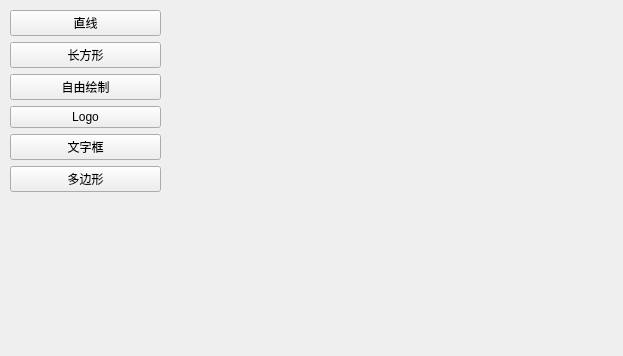
<?xml version="1.0" encoding="UTF-8"?>
<ui version="4.0">
 <class>MainWindow</class>
 <widget class="QMainWindow" name="MainWindow">
  <property name="geometry">
   <rect>
    <x>0</x>
    <y>0</y>
    <width>623</width>
    <height>356</height>
   </rect>
  </property>
  <property name="windowTitle">
   <string>Qt Application</string>
  </property>
  <widget class="QWidget" name="centralwidget">
   <widget class="QWidget" name="verticalLayoutWidget">
    <property name="geometry">
     <rect>
      <x>10</x>
      <y>10</y>
      <width>151</width>
      <height>341</height>
     </rect>
    </property>
    <layout class="QVBoxLayout" name="verticalLayout">
     <item>
      <widget class="QPushButton" name="pushButton">
       <property name="text">
        <string>直线</string>
       </property>
      </widget>
     </item>
     <item>
      <widget class="QPushButton" name="pushButton_2">
       <property name="text">
        <string>长方形</string>
       </property>
      </widget>
     </item>
     <item>
      <widget class="QPushButton" name="pushButton_3">
       <property name="text">
        <string>自由绘制</string>
       </property>
      </widget>
     </item>
     <item>
      <widget class="QPushButton" name="pushButton_4">
       <property name="text">
        <string>Logo</string>
       </property>
      </widget>
     </item>
     <item>
      <widget class="QPushButton" name="pushButton_5">
       <property name="text">
        <string>文字框</string>
       </property>
      </widget>
     </item>
     <item>
      <widget class="QPushButton" name="pushButton_6">
       <property name="text">
        <string>多边形</string>
       </property>
      </widget>
     </item>
     <item>
      <spacer name="verticalSpacer">
       <property name="orientation">
        <enum>Qt::Vertical</enum>
       </property>
       <property name="sizeHint" stdset="0">
        <size>
         <width>98</width>
         <height>38</height>
        </size>
       </property>
      </spacer>
     </item>
    </layout>
   </widget>
  </widget>
 </widget>
 <resources/>
 <connections/>
</ui>
